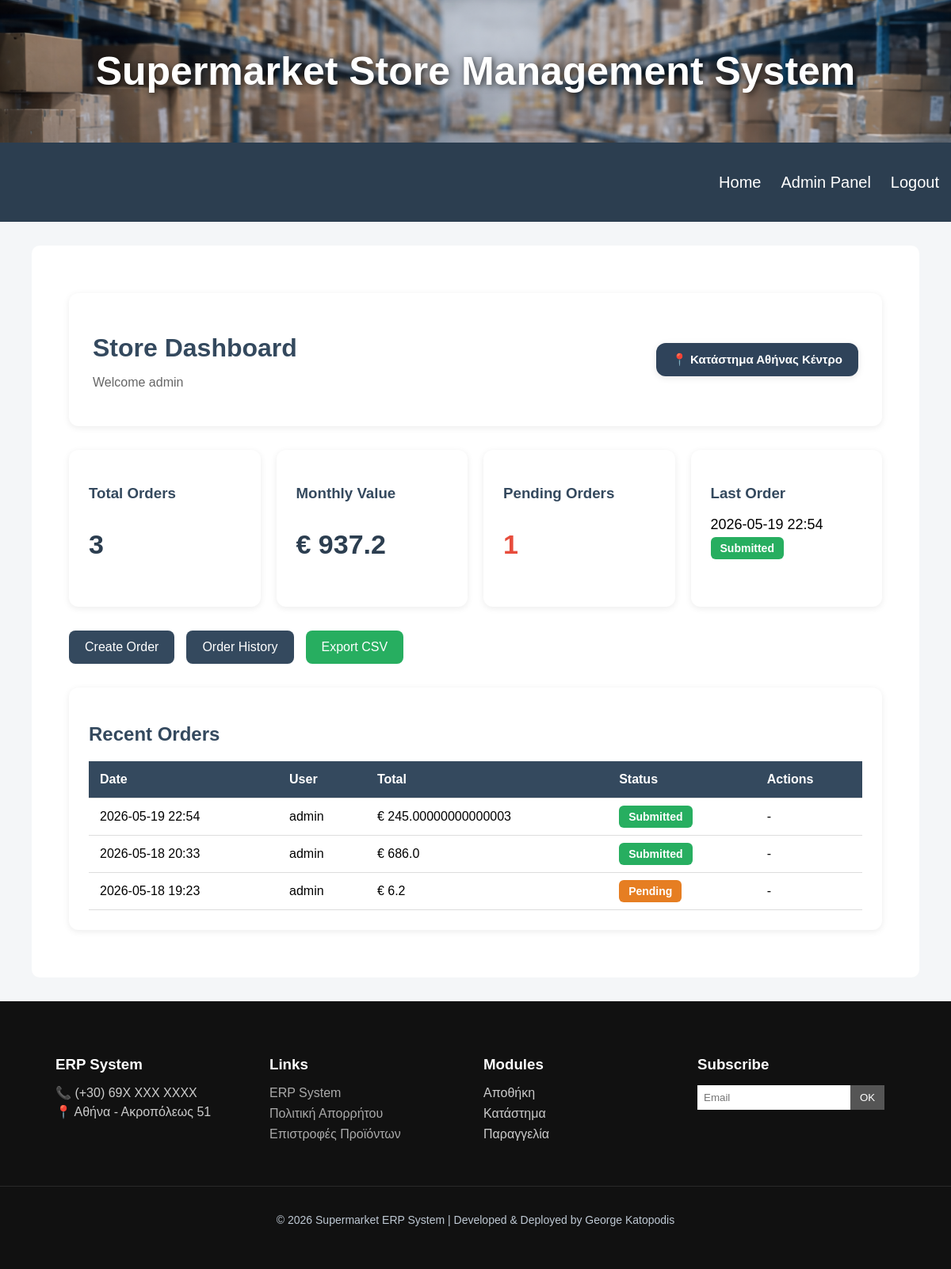
Page /dashboard (signed in) on the committed database.
### tables this page shows
CREATE TABLE stores (
    store_id INTEGER PRIMARY KEY AUTOINCREMENT,
    store_name VARCHAR(100) NOT NULL,
    store_location VARCHAR(100) NOT NULL
);

CREATE TABLE orders (
    order_id INTEGER PRIMARY KEY AUTOINCREMENT,
    store_id INTEGER NOT NULL,
    order_date TEXT NOT NULL,
    order_status VARCHAR(20) NOT NULL, total REAL DEFAULT 0,
    FOREIGN KEY (store_id) REFERENCES stores(store_id)
);

### app.py (the view)
@app.route("/dashboard")
def dashboard():
    if "user" not in session:
        return redirect(url_for("login"))
    conn = get_db_connection()
    store_id = session["store_id"]
    store = conn.execute("""
        SELECT store_name
        FROM stores
        WHERE store_id = ?
    """, (store_id,)).fetchone()
    store_name = store["store_name"]
    total_orders = conn.execute("""
        SELECT COUNT(*) AS total
        FROM orders
        WHERE store_id=?
    """, (store_id,)).fetchone()["total"]
    monthly_value = conn.execute("""
        SELECT COALESCE(SUM(total), 0) AS total_value
        FROM orders
        WHERE store_id=?
        AND strftime('%Y-%m', order_date)
            = strftime('%Y-%m', 'now')
    """, (store_id,)).fetchone()["total_value"]
    pending_orders = conn.execute("""
        SELECT COUNT(*) AS pending
        FROM orders
        WHERE store_id=?
        AND order_status='Pending'
    """, (store_id,)).fetchone()["pending"]
    last_order = conn.execute("""
        SELECT order_date, order_status
        FROM orders
        WHERE store_id=?
        ORDER BY order_date DESC
        LIMIT 1
    """, (store_id,)).fetchone()
    recent_orders = conn.execute("""
        SELECT
            order_id,
            order_date,
            total,
            order_status
        FROM orders
        WHERE store_id=?
        ORDER BY order_date DESC
        LIMIT 5
    """, (store_id,)).fetchall()
    conn.close()
    return render_template(
        "control_panel.html",
        store_name=store_name,
        total_orders=total_orders,
        monthly_value=round(monthly_value, 2),
        pending_orders=pending_orders,
        last_order=last_order,
        recent_orders=recent_orders
    )

### app.py (called while the page is built)
def get_db_connection():
    connection = sqlite3.connect(DATABASE_PATH)
    connection.row_factory = sqlite3.Row
    return connection

### templates/control_panel.html (shortened to what this page needs)
{% extends 'base.html' %}
{% block extra_css %}
<link rel="stylesheet"
      href="{{ url_for('static', filename='dashboard.css') }}">
{% endblock %}
{% block content %}
<div class="dashboard-container">
    <div class="dashboard-header">
        <div class="dashboard-top">
            <div>
                <h1>Store Dashboard</h1>
                <p>Welcome {{ session["user"] }}</p>
            </div>
            <div class="store-badge">
                📍 {{ store_name }}
            </div>
        </div>
    </div>
    <div class="kpi-grid">
        <div class="kpi-card">
            <h3>Total Orders</h3>
            <p class="kpi-number">
                {{ total_orders }}
            </p>
        </div>
        <div class="kpi-card">
            <h3>Monthly Value</h3>
            <p class="kpi-number">
                € {{ monthly_value }}
            </p>
        </div>
        <div class="kpi-card">
            <h3>Pending Orders</h3>
            <p class="kpi-number pending">
                {{ pending_orders }}
            </p>
        </div>
        <div class="kpi-card">
            <h3>Last Order</h3>
            <p class="kpi-small">
                {% if last_order %}
                     {{ last_order['order_date'][:16] }}
                {% else %}
                    No orders yet
                {% endif %}
            </p>
            <span class="status-badge submitted">
                {% if last_order %}
                    {{ last_order['order_status'][:16] }}
                {% endif %}
            </span>
        </div>
    </div>
    <div class="quick-actions">
        <a href="{{ url_for('orders') }}"
           class="action-btn">
            Create Order
        </a>
        <a href="{{ url_for('order_history') }}"
           class="action-btn">
            Order History
        </a>
        <a href="{{ url_for('export_orders_csv') }}"
            class="action-btn export-btn">
            Export CSV
        </a>
    </div>
    <div class="orders-section">
        <h2>Recent Orders</h2>
        <table class="dashboard-table">
            <thead>
                <tr>
                    <th>Date</th>
                    <th>User</th>
                    <th>Total</th>
                    <th>Status</th>
                    <th>Actions</th>
                </tr>
            </thead>
            <tbody>
            {% for order in recent_orders %}
                <tr>
                    <td>
                        {{ order['order_date'][:16] }}
                    </td>
                    <td>
                        {{ session['user'] }}
                    </td>
                    <td>
                        € {{ order['total'] }}
                    </td>
                    <td>
                        <span class="
                            status-badge
                            {{ order['order_status']|lower }}
                        ">
                            {{ order['order_status'] }}
                        </span>
                    </td>
                    <td>
                        {% if order['order_status'] == 'Pending'
                           and session['role'] == 'manager' %}
                            <a href="{{ url_for('approve_order',
                                                 order_id=order['order_id']) }}"
                               class="submit-btn">
                                Submit
                            </a>
                        {% else %}
                            -
                        {% endif %}
                    </td>
                </tr>
            {% endfor %}
            </tbody>
        </table>
    </div>
</div>
{% endblock %}

### static/style.css (style rules this page uses)
body { font-family: 'Gill Sans', 'Gill Sans MT', Calibri, 'Trebuchet MS', sans-serif; margin: 0; background-color: #f4f6f8; min-height: 100vh; display: flex; flex-direction: column; }

### static/dashboard.css (style rules this page uses)
.dashboard-container { width: 95%; margin: 40px auto; }
.dashboard-header { background-color: white; padding: 30px; border-radius: 12px; margin-bottom: 30px; box-shadow: 0 2px 8px rgba(0,0,0,0.08); }
.dashboard-header h1 { color: #34495e; margin-bottom: 10px; }
.dashboard-header p { color: #666; font-size: 16px; }
.kpi-grid { display: grid; grid-template-columns: repeat(auto-fit, minmax(220px, 1fr)); gap: 20px; margin-bottom: 30px; }
.kpi-card { background-color: white; padding: 25px; border-radius: 12px; box-shadow: 0 2px 8px rgba(0,0,0,0.08); transition: 0.2s ease; }
.kpi-card h3 { color: #34495e; margin-bottom: 15px; }
.kpi-number { font-size: 34px; font-weight: bold; color: #2c3e50; }
.kpi-small { font-size: 18px; margin-bottom: 10px; }
.pending { color: #e74c3c; }
.status-badge { padding: 6px 12px; border-radius: 6px; color: white; font-size: 14px; font-weight: bold; }
.status-badge.submitted { background-color: #27ae60; }
.status-badge.pending { background-color: #e67e22; }
.quick-actions { margin-bottom: 30px; display: flex; gap: 15px; }
.action-btn { background-color: #34495e; color: white; padding: 12px 20px; border-radius: 8px; text-decoration: none; transition: 0.2s ease; }
.orders-section { background-color: white; padding: 25px; border-radius: 12px; box-shadow: 0 2px 8px rgba(0,0,0,0.08); }
.orders-section h2 { margin-bottom: 20px; color: #34495e; }
.dashboard-table { width: 100%; border-collapse: collapse; }
.dashboard-table thead { background-color: #34495e; color: white; }
.dashboard-table th, .dashboard-table td { padding: 14px; text-align: left; border-bottom: 1px solid #ddd; }
.export-btn { background-color: #27ae60; }
.dashboard-top { display:flex; justify-content:space-between; align-items:center; }
.store-badge { background-color:#2f435a; color:white; padding:12px 20px; border-radius:12px; font-weight:bold; font-size:15px; box-shadow:0 2px 8px rgba(0,0,0,0.1); }

### rows in the picture
stores: store_name "Κατάστημα Αθήνας Κέντρο"
orders: order_date "2026-05-19 22:54", order_status "Submitted", user "admin", total "245.00000000000003"
orders: order_date "2026-05-18 20:33", user "admin", total "686.0", order_status "Submitted"
orders: order_date "2026-05-18 19:23", user "admin", total "6.2", order_status "Pending"

### other values in the picture
{{ session["user"] }} "admin"
{{ total_orders }} "3"
{{ monthly_value }} "937.2"
{{ pending_orders }} "1"
